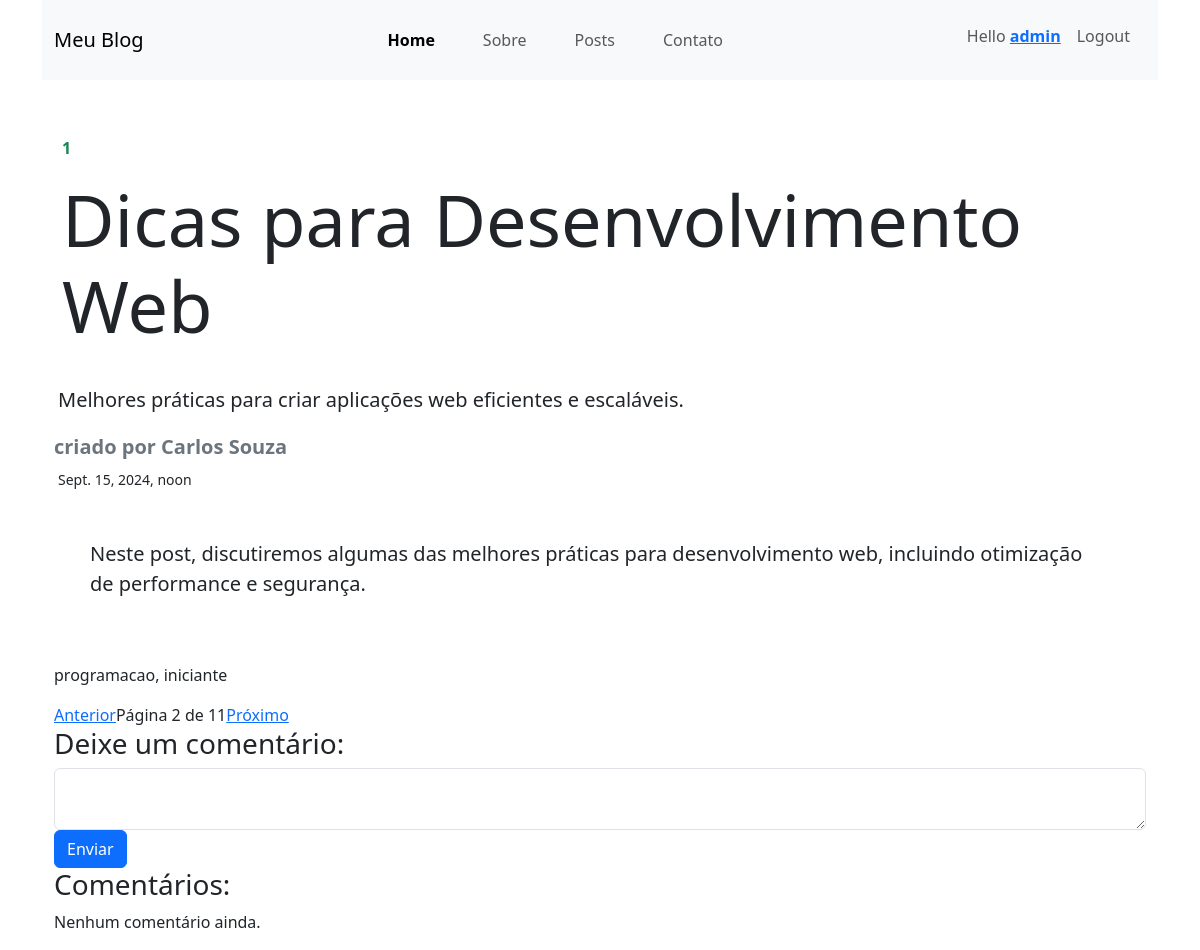
Page /blog/post/2/ (signed in) on the committed database.
### blog/models.py (models this page shows, shortened)
class Post(models.Model):
    autor = models.CharField(max_length=50)
    titulo = models.CharField(max_length=150)
    resumo = models.CharField(max_length=250)
    conteudo = models.TextField()
    data = models.DateTimeField()
    categoria = models.ForeignKey(Categoria,on_delete=models.PROTECT, related_name='posts')
    tag = models.ManyToManyField(Tag,related_name='posts', blank=True)

class Categoria(models.Model):
    nome = models.CharField(max_length=20)
    slug = models.SlugField(unique=True)
    def __str__(self):
        return self.nome

class Tag(models.Model):
    nome = models.CharField(max_length=20)
    slug = models.SlugField(unique=True)
    def __str__(self):
        return self.nome

### blog/views.py (the view)
# urls.py: path('post/<int:id>/', views.post, name="post"),
def post(request, id):
    post = get_object_or_404(Post, id=id)
    lista_post = Post.objects.all().order_by('id')
    lista_comentarios = post.post_id.all()
    paginator = Paginator(lista_post, 1)
    post_index = list(lista_post).index(post)
    page_num = post_index+1
    page_obj = paginator.get_page(page_num)
    proximo_post = Post.objects.filter(id__gt=post.id).first()  # Próximo post
    post_anterior = Post.objects.filter(id__lt=post.id).last()
    return render(request,'post.html', {'post':post, 'page_obj':page_obj,'proximo_post':proximo_post, 'post_anterior':post_anterior,
                                        'lista_comentarios':lista_comentarios})

### blog/Templates/post.html (shortened to what this page needs)
{% extends 'base.html' %}
{% block content %}
    <label class=" rounded text-success m-1 p-1"><strong>{{post.categoria}}</strong></label>
        <h1 class="display-2 text-justify p-2"><strong>{{post.titulo}}</strong></h1>
        <div class="row text-justify mt-4 p-1">
            <p class="lead"><strong>{{post.resumo}}</strong></p>
        </div>
        <label class="text-secondary h5"><strong>criado por {{post.autor}}</strong></label>
        <div class="ps-1"><small>{{post.data}}</small></div>
        <div class="row pe-4 text-justify">
            <div class="col p-5">
                <p class="lead">{{post.conteudo}}</p>
            </div>
        </div>
        <p>
        {%if post.tag.exists %}
            {{post.tag.all|join:', '}}
        {% endif %}
        </p>
    <div class="pagination">
        {% if post_anterior %}
            <a href="{%url 'blog:post' post_anterior.id %}">Anterior</a>
        {% endif %}
        <span>Página {{ page_obj.number }} de {{ page_obj.paginator.num_pages }}</span>
        {% if proximo_post %}
            <a href="{% url 'blog:post' proximo_post.id %}">Próximo</a>
        {% endif %}
    </div>
<h3>Deixe um comentário:</h3>
<div class="row">
        <form method="post" action="{% url 'blog:addcomentario' id=post.id %}">
            <textarea class="form-control"name="conteudo"></textarea>
            <input class="btn btn-primary"type="submit" value="Enviar">
        </form>
</div>
<h3>Comentários:</h3>
{% for comentario in lista_comentarios %}
    <div>
        <p><strong>{{ comentario.autor.username }}</strong>: {{ comentario.conteudo }}</p>
        <p><em>{{ comentario.criado }}</em></p>
    </div>
{% empty %}
    <p>Nenhum comentário ainda.</p>
{% endfor %}
{% endblock %}

### blog/Templates/base.html (shortened to what this page needs)
<!doctype html>
<html lang="pt-br">
<head>
    <link href="https://cdn.jsdelivr.net/npm/bootstrap@5.3.3/dist/css/bootstrap.min.css" rel="stylesheet">
</head>
<body>
    <div class="container">
        <nav class="navbar navbar-expand-lg navbar-light bg-light">
            <div class="container-fluid">
                <a class="navbar-brand" href="{% url 'blog:home'%}">Meu Blog</a>
                <div class="collapse navbar-collapse" id="navbarNav">
                    <ul class="navbar-nav d-flex justify-content-center mx-auto">
                        <li class="nav-item mx-3">
                            <a class="nav-link active" aria-current="page" href="{%url 'blog:home'%}"><strong>Home</strong></a>
                        </li>
                        <li class="nav-item mx-3">
                            <a class="nav-link" href="#">Sobre</a>
                        </li>
                        <li class="nav-item mx-3">
                            <a class="nav-link" href="{% url 'blog:postar'%}">Posts</a>
                        </li>
                        <li class="nav-item mx-3">
                            <a class="nav-link" href="#">Contato</a>
                        </li>
                    </ul>
                    <ul class="navbar-nav d-flex justify-content-between mx-2 pt-2">
                        {% if request.user.is_authenticated %}
                        <p class="nav-link">Hello <a href="#"><strong class="text-primary">{{request.user.username}}</strong></a></p>
                        <li><a type="submit" class="nav-link btn btn-danger" href="{% url 'login:logout'%}">Logout</a></li>
                        {% else %}
                        <li class="nav-item">
                            <a class="nav-link" href="{% url 'login:login'%}">Login</a>
                        </li>
                        {% endif %}
                    </ul>
                </div>
            </div>
        </nav>
        <main class="container mt-5">
         {% block content %}
         {% endblock %}
         </main>
    </div>
</body>
</html>

### rows in the picture
Post: categoria "1", titulo "Dicas para Desenvolvimento Web", resumo "Melhores práticas para criar aplicações web eficientes e escaláveis.", autor "Carlos Souza", data "Sept. 15, 2024, noon", conteudo "Neste post, discutiremos algumas das melhores práticas para desenvolvimento web, incluindo otimização de performance e segurança.", tag.all "programacao, iniciante"

### other values in the picture
{{ request.user.username }} "admin"
{{ page_obj.number }} "2"
{{ page_obj.paginator.num_pages }} "11"
